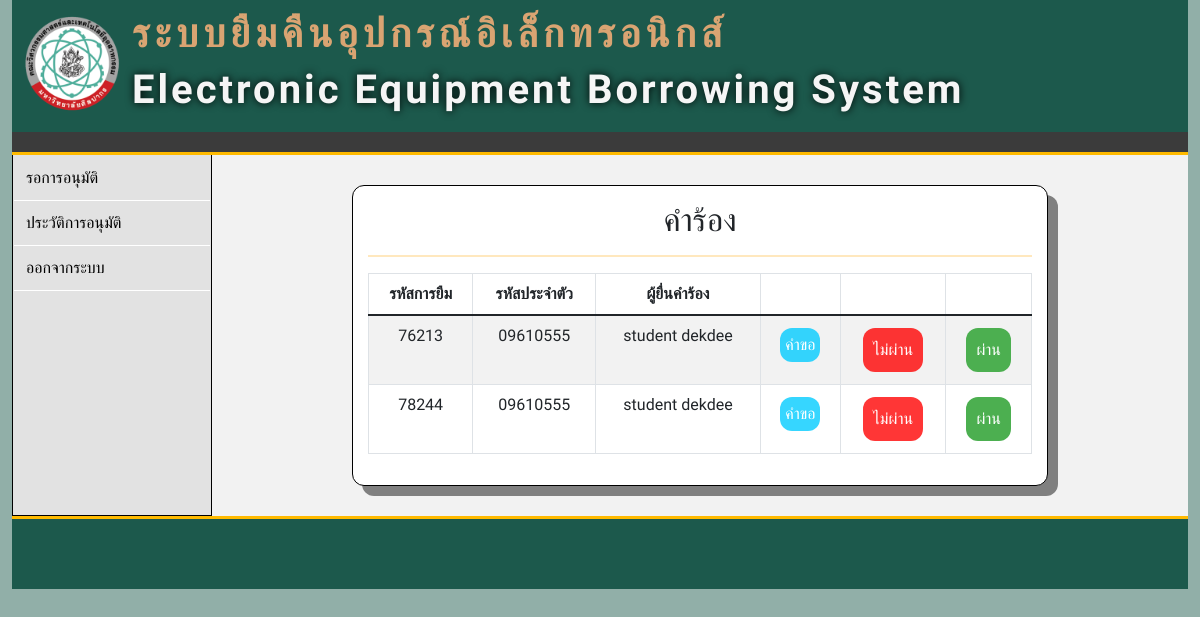
The page /p_approve.php (signed in) on the database as committed earlier.
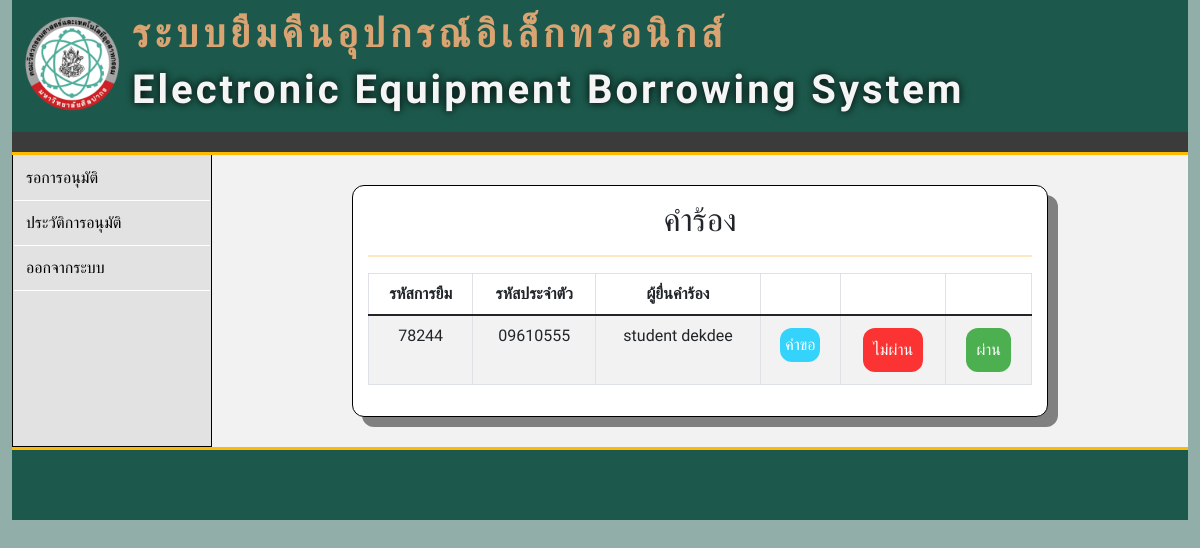
The same page on the database as committed later.
### tables this page shows
CREATE TABLE `tb_eq_borrow` (
  `id` int(10) NOT NULL,
  `borrow_id` int(255) NOT NULL,
  `s_user` varchar(255) NOT NULL,
  `eq_id` int(100) NOT NULL,
  `eq_number` int(100) NOT NULL,
  `FromDate` varchar(255) NOT NULL,
  `ToDate` varchar(255) NOT NULL,
  `Descriptions` varchar(255) NOT NULL,
  `Status` int(10) NOT NULL DEFAULT 1,
  `DateTime` date NOT NULL DEFAULT current_timestamp()
);

CREATE TABLE `tb_student` (
  `s_id` int(100) NOT NULL,
  `s_user` varchar(100) NOT NULL,
  `s_password` varchar(100) NOT NULL,
  `s_firstname` varchar(100) NOT NULL,
  `s_lastname` varchar(100) NOT NULL,
  `s_email` varchar(100) NOT NULL,
  `s_phone` char(11) NOT NULL,
  `s_image` varchar(255) DEFAULT NULL,
  `p_id` int(100) NOT NULL,
  `created_at` datetime DEFAULT current_timestamp(),
  `s_status` int(11) NOT NULL DEFAULT 1
);

### function/function.php (called while the page is built, shortened)
<?php
class DB_con
{
    public function __construct()
    {
        $conn = mysqli_connect(DB_SERVER, DB_USER, DB_PASS, DB_NAME);
        $this->dbcon = $conn;
    }
    public function eq_borrow_id_fetch($borrow_id)
    {
        $result = mysqli_query($this->dbcon, "SELECT * FROM tb_eq_borrow WHERE borrow_id = '$borrow_id' ");
        return $result;
    }
    public function eq_borrow_1_fetch($s_user)
    {
        $result = mysqli_query($this->dbcon, "SELECT * FROM tb_eq_borrow WHERE s_user = '$s_user' AND Status = '1' GROUP BY borrow_id ORDER BY id");
        return $result;
    }
    public function s_user_p_id_fetch($p_id)
    {
        $result = mysqli_query($this->dbcon, "SELECT s_user, s_firstname, s_lastname, s_email FROM tb_student WHERE p_id = '$p_id'");
        return $result;
    }
}
?>

### p_approve.php (the view, shortened to what this page needs)
<!DOCTYPE html>
<html lang="en">
<head>
    <link href="https://cdn.jsdelivr.net/npm/bootstrap@5.1.2/dist/css/bootstrap.min.css" rel="stylesheet">
    <link rel="stylesheet" href="css/p_approve.css">
</head>
<body style="background-color: #91AFA8">
    <div class="container-fluid">
        <?php
        include "item/pageheader.php";
        ?>
        <div class="menu">
            <aside>
                <?php
                include "item/menubar_p.php";
                ?>
            </aside>
            <main class="form">
                <div class="box">
                    <h2>คำร้อง</h2>
                    <hr class="s1">
                    <table class="table table-striped table-bordered table-responsive">
                        <thead>
                            <tr>
                                <th>รหัสการยืม</th>
                                <th>รหัสประจำตัว</th>
                                <th>ผู้ยื่นคำร้อง</th>
                                <th>&nbsp;</th>
                                <th>&nbsp;</th>
                                <th>&nbsp;</th>
                            </tr>
                        </thead>
                        <tbody>
                            <?php
                            include_once('function/function.php');
                            $p_id = $_SESSION['p_id'];
                            $eq2 = new DB_con();
                            $eq3 = new DB_con();
                            $s_user_p_id_fetch = $eq2->s_user_p_id_fetch($p_id);
                            $sql1 = mysqli_fetch_array($s_user_p_id_fetch);
                            $s_user = $sql1['s_user'];
                            $eq_borrow_1_fetch = $eq2->eq_borrow_1_fetch($s_user);
                            $i = 1;
                            while ($sql2 = mysqli_fetch_array($eq_borrow_1_fetch)) {
                            ?>
                                <tr>
                                    <td><?php echo $sql2['borrow_id']; ?></td>
                                    <td><?php echo $sql2['s_user']; ?></td>
                                    <td><?php echo $sql1['s_firstname']; ?> <?php echo $sql1['s_lastname']; ?></td>
                                    <td>
                                        <a class="bb" href="#popup<?php echo $i; ?>">คำขอ</a>
                                                            <?php
                                                            $borrow_id = $sql2['borrow_id'];
                                                            $suser = $eq3->eq_borrow_id_fetch($borrow_id);
                                                            ?>
                                    </td>
                                    <td><div class="dropdown1">
                                            <button class="rb">ไม่ผ่าน</button>
                                        </div>
                                    </td>
                                    <td><a class="gb" href="function/approve_p.php?ap=1&borrow_id=<?php echo $sql2['borrow_id']; ?>&sf=<?php echo $sql1['s_firstname']; ?>&sl=<?php echo $sql1['s_lastname']; ?>&su=<?php echo $sql1['s_user']; ?>">ผ่าน</a></td>
                                </tr>
                            <?php
                                $i = $i + 1;
                            }
                            ?>
                        </tbody>
                    </table>
                </div>
            </main>
        </div>
        <?php
        include "item/footer.php";
        ?>
    </div>
</body>
</html>

Rows that differ between the two databases and show on the page:
no longer on this page (row edited): tb_eq_borrow: borrow "76213", s_user "09610555", $sql1['s_firstname'] "student", $sql1['s_lastname'] "dekdee"
